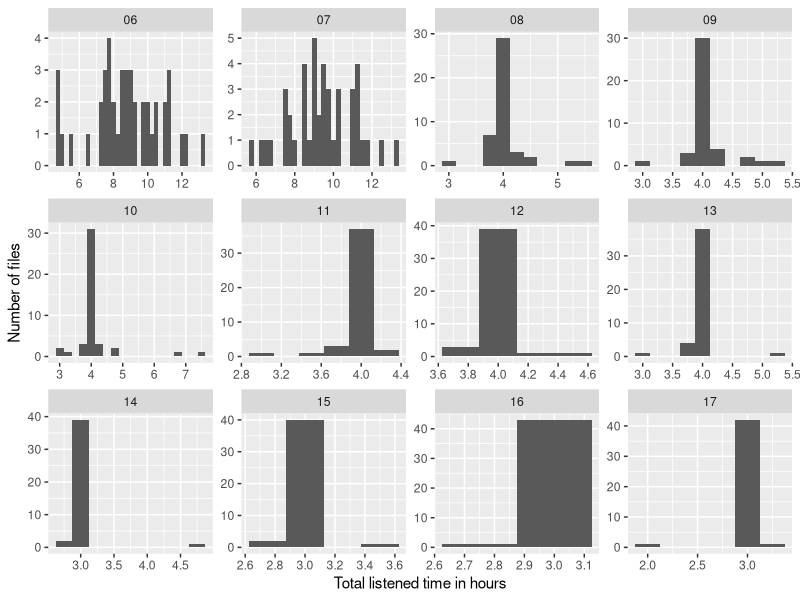

The R source for this figure:
## ---- chunk 1
knitr::opts_chunk$set(echo = TRUE)
#knitr::opts_knit$set(root.dir = normalizePath(".."))
#eb: i commented out the above so paths will work as they should; under
# knit you always want the knit directory to be the *project* directory
library(tidyverse)
library(kableExtra)
library(skimr)

## ---- chunk 2

listened_time <- read_csv("../output/Total_Listen_Time_Summary.csv")
listened_time_with_months <- listened_time %>% 
  separate(filename, into = c("subj","month"), sep = "_", extra="drop",remove=F)
skim(listened_time_with_months)
## ---- chunk 3
avgs <- listened_time_with_months %>% 
  group_by(month) %>% 
  summarise(mean_listen_time = round(mean(total_listen_time_hour), 2),
            sd_listen_time = round(sd(total_listen_time_hour),2),
            max = max(total_listen_time_hour), 
            min = min(total_listen_time_hour)
            )
knitr::kable(
  avgs,
  caption = "Mean, maximum and minimum listened time per month in hours"
) %>%
  kable_styling(bootstrap_options = c("striped", "hover", "condensed"), full_width = T, fixed_thead = T)

## ---- chunk 4
knitr::kable(
  listened_time_with_months[1:5,] %>% select(filename, ends_with("hour")),
  caption = "A tibble of listened time csv file"
) %>%
    kable_styling(bootstrap_options = c("striped", "hover", "condensed"), full_width = F, position = 'left')
## ---- chunk 5
ggplot(data = listened_time_with_months) + geom_histogram(mapping = aes(x = total_listen_time_hour),binwidth=.25) + facet_wrap(~ month, scales = "free") +
  labs(x = "Total listened time in hours", y = "Number of files")
## ---- chunk 6
headers <- c(
  "filename", 
  "month", 
  "silence_time_hour", 
  "skip_time_hour", 
  "skip_silence_overlap_hour", 
  "end_time_hour", 
  "total_listen_time_hour"
  )
sixseven_summary <- 
  listened_time_with_months %>%
  select(headers) %>%
  filter(month %in% c("06","07") & (total_listen_time_hour>12 | total_listen_time_hour<8)) %>%
  mutate(calculation_of_listen_time_hour = sprintf("= %s - (%s + %s - %s)", end_time_hour, skip_time_hour, silence_time_hour, skip_silence_overlap_hour)) %>% 
  arrange(total_listen_time_hour)

write_csv(sixseven_summary, 'sixseven_problems')

knitr::kable(sixseven_summary) %>%
  kable_styling(bootstrap_options = c("striped", "hover", "condensed", "bordered"), full_width = F, fixed_thead = T)
## ---- chunk 7
alternative <- listened_time_with_months %>%
  filter(month %in% c("06", "07")) %>%
  select(headers) %>%
  mutate(case1 = end_time_hour - (silence_time_hour - skip_silence_overlap_hour), case2 = end_time_hour - silence_time_hour) %>%
  filter(case1 > 12 | case1 < 8 | case2 > 12 | case2 < 8) %>% 
  arrange(total_listen_time_hour)

knitr::kable(alternative) %>%
  kable_styling(bootstrap_options = c("striped", "hover", "condensed", "bordered"), full_width = F, fixed_thead = T)
## ---- chunk 8
eight2thirteen <- 
  listened_time_with_months %>% 
  filter(month %in% c("08","09","10","11","12","13") & (total_listen_time_hour>4.25 | total_listen_time_hour<3.75 | num_raw_subregion<5)) %>%
  select(filename, month, ends_with("hour"),  -skip_silence_overlap_hour, contains("raw")) %>% 
  arrange(total_listen_time_hour)

write_csv(eight2thirteen, 'eight2thirteen_problems')

listened_time_with_months %>% 
   filter(month %in% c("08","09","10","11","12","13") & num_raw_subregion<5) %>% 
  select(filename, month, ends_with("hour"),  -skip_silence_overlap_hour, contains("raw")) %>% 
  arrange(total_listen_time_hour) %>%
  knitr::kable() %>%
  kable_styling(bootstrap_options = c("striped", "hover", "condensed", "bordered"), full_width = F, fixed_thead = T)

## ---- chunk 9
knitr::kable(eight2thirteen, table.attr='class="bigTable"') %>%
    kable_styling(bootstrap_options = c("striped", "hover", "condensed", "bordered"), full_width = F, fixed_thead = T, position="left")
## ---- chunk 10
fourteen2seventeen <-
  listened_time_with_months %>% 
  filter(month %in% c("14","15","16","17") & (total_listen_time_hour>3.25 | total_listen_time_hour<2.75)) %>%
  select(filename, month, ends_with("hour"),  -skip_silence_overlap_hour, contains("raw")) %>% 
  arrange(total_listen_time_hour)

write_csv(fourteen2seventeen, 'fourteen2seventeen_problems')
listened_time_with_months %>% 
   filter(month %in% c("14","15","16","17") & num_raw_subregion<5) %>% 
  select(filename, month, ends_with("hour"),  -skip_silence_overlap_hour, contains("raw")) %>% 
  arrange(total_listen_time_hour) %>%
  knitr::kable() %>%
  kable_styling(bootstrap_options = c("striped", "hover", "condensed", "bordered"), full_width = F, fixed_thead = T)
## ---- chunk 11
knitr::kable(fourteen2seventeen) %>%
      kable_styling(bootstrap_options = c("striped", "hover", "condensed", "bordered"), full_width = F, fixed_thead = T, position="left")
## ---- chunk 12
bind_rows(eight2thirteen, fourteen2seventeen) %>%
    mutate(
        without_surplus = total_listen_time_hour - surplus_time_hour
    ) %>%
    filter(
        total_listen_time_hour != without_surplus
    ) %>%
  select(filename, total_listen_time_hour, without_surplus, everything()) %>%
  knitr::kable() %>%
  kable_styling(bootstrap_options = c("striped", "hover", "condensed", "bordered"), full_width = F, fixed_thead = T)
## ---- chunk 13
mini_listened_time_data <- listened_time_with_months %>% 
  dplyr::select(filename, subj, month, subregions, positions, ranks, counts, removals)

ranks_fixed <- mini_listened_time_data %>% 
  separate(ranks,  into= c("r1","r2","r3","r4","r5"), sep = "', '", remove = F) %>% 
  mutate( r1 = str_extract(r1, "\\d"),
          r2 = str_extract(r2, "\\d"),
          r3 = str_extract(r3, "\\d"),
          r4 = str_extract(r4, "\\d"),
          r5 = str_extract(r5, "\\d")) 

ranks_long <- ranks_fixed %>%  
  dplyr::select(filename, subj, month, r1:r5) %>% 
  pivot_longer(cols = r1:r5, names_to = "slot", values_to = "rank") %>% 
  mutate(slot = str_extract(slot, "\\d"))

positions_fixed <- mini_listened_time_data %>% 
  separate(positions,  into= c("p1","p2","p3","p4","p5"), sep = "', '", remove = F) %>%
  mutate( p1 = str_extract(p1, "\\d"),
          p2 = str_extract(p2, "\\d"),
          p3 = str_extract(p3, "\\d"),
          p4 = str_extract(p4, "\\d"),
          p5 = str_extract(p5, "\\d")) 

positions_long <- positions_fixed %>% 
  dplyr::select(filename, subj, month, p1:p5) %>% 
  pivot_longer(cols = p1:p5, names_to = "slot", values_to = "position") %>% 
  mutate(slot = str_extract(slot, "\\d"))

counts_fixed <- mini_listened_time_data %>%
  separate(counts, into= c("c1","c2","c3","c4","c5"), sep = ",", remove = F) %>%
  mutate( c1 = str_extract(c1, "\\d+"),
          c2 = str_extract(c2, "\\d+"),
          c3 = str_extract(c3, "\\d+"),
          c4 = str_extract(c4, "\\d+"),
          c5 = str_extract(c5, '\\d+')
    )

counts_long <- counts_fixed %>%
  select(filename, subj, month, c1:c5) %>%
  pivot_longer(cols = c1:c5, names_to = 'slot', values_to = 'counts') %>%
  mutate(slot = str_extract(slot, '\\d'))

removals_fixed <- mini_listened_time_data %>%
  separate(removals, into= c('re1', 're2', 're3', 're4', 're5'), sep = "', '", remove = FALSE) %>%
  mutate(
    re1 = str_extract(re1, "[A-Za-z\\s]+"),
    re2 = str_extract(re2, "[A-Za-z\\s]+"),
    re3 = str_extract(re3, "[A-Za-z\\s]+"),
    re4 = str_extract(re4, "[A-Za-z\\s]+"),
    re5 = str_extract(re5, "[A-Za-z\\s]+")
  )

removals_long <- removals_fixed %>%
  select(filename, subj, month, re1:re5) %>%
  pivot_longer(cols = re1:re5, names_to = 'slot', values_to = 'removals') %>%
  mutate(slot = str_extract(slot, '\\d'))
  

  
voila <- positions_long %>%
  left_join(ranks_long) %>%
  left_join(counts_long) %>%
  left_join(removals_long)

## ---- chunk 14
final <- 
  voila %>%
  filter(!(month %in% c('06', '07'))) %>%
  arrange(filename, position) %>%
  select(-slot)

skim(final)

# t1 <- final %>%
#   semi_join(eight2thirteen, by="filename")
# t2 <- final %>%
#   semi_join(fourteen2seventeen, by="filename")

# knitr::kable(t1, caption = 'Subregion summary for months 8 to 13') %>%
#       kable_styling(bootstrap_options = c("striped", "hover", "condensed", "bordered"), full_width = F, fixed_thead = T, position="left")
# 
# knitr::kable(t2, caption = 'Subregion summary for months 14 to 17') %>%
#       kable_styling(bootstrap_options = c("striped", "hover", "condensed", "bordered"), full_width = F, fixed_thead = T, position="left")
## ---- chunk 15
files_missing_rank <- final %>% 
  filter(is.na(rank)) %>% 
  group_by(filename, subj, month) %>% 
  summarise(num_sr_perfile = n_distinct(position)) %>% 
  arrange(num_sr_perfile, month)
files_missing_rank
## ---- chunk 16
  
final %>% 
  filter(month %in% c("08","09","10","11","12","13") & rank=="5" & counts != "0" & is.na(removals))

final %>% 
  filter(month %in% c("14","15","16","17") & (rank=="5"| rank=="4")  & counts != "0" & is.na(removals))

## ---- chunk 17
  
final %>% 
  filter(month %in% c("08","09","10","11","12","13") & rank!="5" & counts == "0")

final %>% 
  filter(month %in% c("14","15","16","17") & (rank!="5"&  rank!="4")  & counts == "0")

## ---- chunk 18
knitr::kable(final, caption = 'Subregion summary for the entire corpus') %>%
       kable_styling(bootstrap_options = c("striped", "hover", "condensed", "bordered"), full_width = F, fixed_thead = T, position="left")
## ---- chunk 19
counts_by_region <- 
  read_csv('../output/counts_by_region.csv') %>%
  separate(filename, into = c("subj","month"), sep = "_", extra="drop",remove=F) %>%
  filter(!(month %in% c("06", "07"))) %>%
  mutate(inside = total - outside)

counts_by_region %>%
knitr::kable(caption = 'Annotation counts by subregion for the entire corpus') %>%
       kable_styling(bootstrap_options = c("striped", "hover", "condensed", "bordered"), full_width = F, fixed_thead = T, position="left")

## ---- chunk 20
timeline <- read_csv('../output/timeline_data.csv')

timeline %>%
knitr::kable(caption = 'Timeline summary for the entire corpus') %>%
       kable_styling(bootstrap_options = c("striped", "hover", "condensed", "bordered"), full_width = F, fixed_thead = T, position="left")
